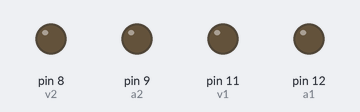
Bench run of a sketch on a simulated Arduino Uno, built with avr-gcc and run on an emulated ATmega328P. Parts: output pins drawn as LEDs (lit = HIGH). Pins used as bus, display or sensor lines are not drawn.

Above: at 0.5 s.
At 3.5 s:
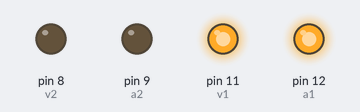
At 9.5 s:
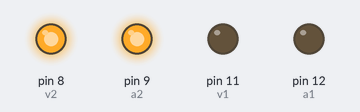
Timing chart, 0 to 15.7 s (numbered marks = the images above):
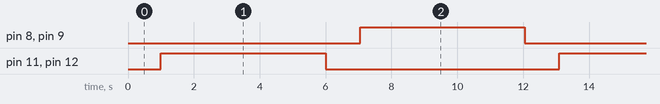

Measured:
- by itself, pin 8 (v2), pin 9 (a2), pin 11 (v1), pin 12 (a1): alternates HIGH for 5.0 s and LOW for 7.1 s
- by itself, everything shown: repeats every 12.1 s, in 4 steps

The sketch:

E.ino
```cpp
// C++ code
//
#define r1 13
#define a1 12
#define v1 11
#define r2 10
#define a2 9
#define v2 8
void setup()
{
  pinMode(r1, OUTPUT);
  pinMode(a1, OUTPUT);
  pinMode(v1, OUTPUT);
  pinMode(r2, OUTPUT);
  pinMode(a2, OUTPUT);
  pinMode(v2, OUTPUT);
}

void loop()
{
  digitalWrite(r1,HIGH);
  digitalWrite(r2,LOW);
  digitalWrite(a2,LOW);
  digitalWrite(v2,LOW);
  delay(1000);
  digitalWrite(v1,HIGH);
  digitalWrite(a1,HIGH);
  digitalWrite(r2,LOW);
  digitalWrite(a2,LOW);
  digitalWrite(v2,LOW);
  delay(1000);
  digitalWrite(v1,HIGH);
  digitalWrite(r2,LOW);
  digitalWrite(a2,LOW);
  digitalWrite(v2,LOW);
  delay(1000);
  digitalWrite(r1,HIGH);
  digitalWrite(a1,HIGH);
  digitalWrite(r2,LOW);
  digitalWrite(a2,LOW);
  digitalWrite(v2,LOW);
  delay(1000);
  digitalWrite(a1,HIGH);
  digitalWrite(r2,LOW);
  digitalWrite(a2,LOW);
  digitalWrite(v2,LOW);
  delay(1000);
  digitalWrite(v1,HIGH);
  digitalWrite(r1,HIGH);
  digitalWrite(a1,HIGH);
  digitalWrite(r2,LOW);
  digitalWrite(a2,LOW);
  digitalWrite(v2,LOW);
  delay(1000);
  digitalWrite(v1,LOW);
  digitalWrite(r1,LOW);
  digitalWrite(a1,LOW);
  digitalWrite(r2,LOW);
  digitalWrite(a2,LOW);
  digitalWrite(v2,LOW);
  delay(50);
  digitalWrite(r2,HIGH);
  digitalWrite(r1,LOW);
  digitalWrite(a1,LOW);
  digitalWrite(v1,LOW);
  delay(1000);
  digitalWrite(v2,HIGH);
  digitalWrite(a2,HIGH);
  digitalWrite(r1,LOW);
  digitalWrite(a1,LOW);
  digitalWrite(v1,LOW);
  delay(1000);
  digitalWrite(v2,HIGH);
  digitalWrite(r1,LOW);
  digitalWrite(a1,LOW);
  digitalWrite(v1,LOW);
  delay(1000);
  digitalWrite(r2,HIGH);
  digitalWrite(a2,HIGH);
  digitalWrite(r1,LOW);
  digitalWrite(a1,LOW);
  digitalWrite(v1,LOW);
  delay(1000);
  digitalWrite(a2,HIGH);
  digitalWrite(r1,LOW);
  digitalWrite(a1,LOW);
  digitalWrite(v1,LOW);
  delay(1000);
  digitalWrite(v2,HIGH);
  digitalWrite(r2,HIGH);
  digitalWrite(a2,HIGH);
  digitalWrite(r1,LOW);
  digitalWrite(a1,LOW);
  digitalWrite(v1,LOW);
  delay(1000);
  digitalWrite(v2,LOW);
  digitalWrite(r2,LOW);
  digitalWrite(a2,LOW);
  digitalWrite(r1,LOW);
  digitalWrite(a1,LOW);
  digitalWrite(v1,LOW);
  delay(50);
}
```
